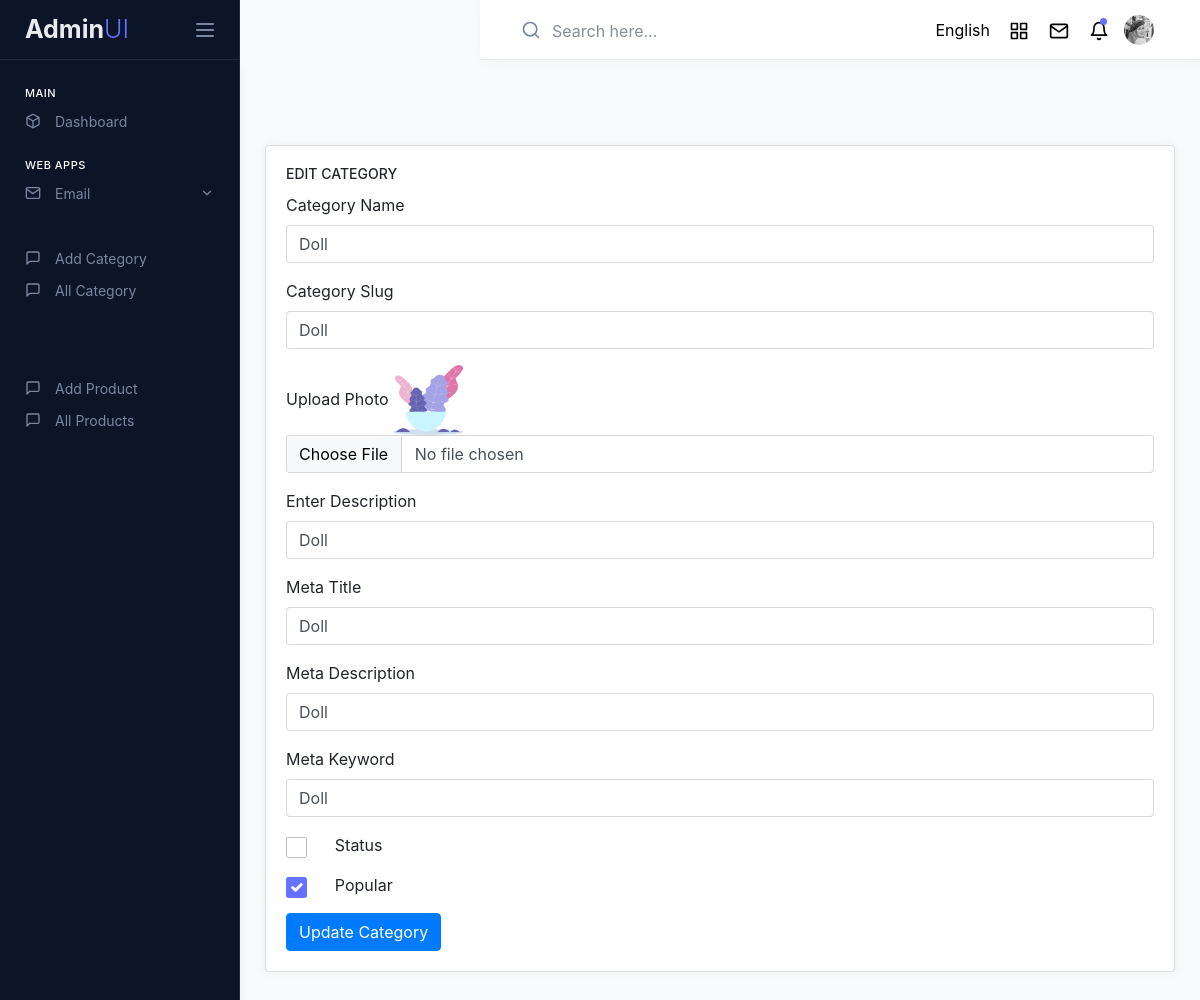
/admin/edit_category.php?id=37 (signed in), run on the app's committed database.
### tables this page shows
CREATE TABLE `categories` (
  `id` int(11) NOT NULL,
  `name` varchar(191) NOT NULL,
  `slug` varchar(191) NOT NULL,
  `description` mediumtext DEFAULT NULL,
  `status` tinyint(4) NOT NULL DEFAULT 0,
  `popular` tinyint(4) NOT NULL DEFAULT 0,
  `image` varchar(191) NOT NULL,
  `meta_title` varchar(191) NOT NULL,
  `meta_description` mediumtext NOT NULL,
  `meta_keywords` mediumtext DEFAULT NULL,
  `created_at` timestamp NOT NULL DEFAULT current_timestamp()
);

### functions/myfunctions.php (called while the page is built, shortened)
<?php
include("../config/dbconn.php");
function getById($table, $id)
{
    global $conn;
    $query = "SELECT * FROM $table WHERE id = '$id'";
    return $query_run = mysqli_query($conn, $query);
}

### admin/edit_category.php (the view, shortened to what this page needs)
<?php
include 'includes/header.php';
include 'includes/sidebar.php';
?>
<div class="page-wrapper">
    <?php
    include 'includes/navbar.php';
    ?>
    <div class="page-content">
        <div class="containers">
            <div class="row">
                <div class="col-md-12 grid-margin stretch-card">
                    <div class="card">
                        <div class="card-body">
                            <h6 class="card-title">Edit Category</h6>
                            <?php
                            if (isset($_GET['id'])) {
                                $id = $_GET['id'];
                                $category = getById("categories", $id);
                                if (mysqli_num_rows($category) > 0) {
                                    $data = mysqli_fetch_array($category);
                            ?>
                                    <form action="code.php" method="POST" enctype="multipart/form-data">
                                        <div class="mb-3">
                                            <label for="name" class="form-label">Category Name</label>
                                            <input type="text" class="form-control" id="name" name="name" autocomplete="off" value="<?= $data['name']; ?>">
                                        </div>
                                        <div class="mb-3">
                                            <label for="name" class="form-label">Category Slug</label>
                                            <input type="text" class="form-control" id="name" name="slug" autocomplete="off" value="<?= $data['slug']; ?>">
                                        </div>
                                        <div class="mb-3">
                                            <label for="name" class="form-label">Upload Photo</label>
                                            <img src="../uploads/<?= $data['image'] ?>" alt="category" style="width: 70px; height: 70px;">
                                            <input type="file" class="form-control" id="name" name="image" autocomplete="off">
                                        </div>
                                        <div class="mb-3">
                                            <label for="name" class="form-label">Enter Description</label>
                                            <input type="text" class="form-control" id="name" name="description" autocomplete="off" value="<?= $data['description']; ?>">
                                        </div>
                                        <div class="mb-3">
                                            <label for="name" class="form-label">Meta Title</label>
                                            <input type="text" class="form-control" id="name" name="meta_title" autocomplete="off" value="<?= $data['meta_title']; ?>">
                                        </div>
                                        <div class="mb-3">
                                            <label for="name" class="form-label">Meta Description</label>
                                            <input type="text" class="form-control" id="name" name="meta_description" autocomplete="off" value="<?= $data['meta_description']; ?>">
                                        </div>
                                        <div class="mb-3">
                                            <label for="name" class="form-label">Meta Keyword</label>
                                            <input type="text" class="form-control" id="name" name="meta_keywords" value="<?= $data['meta_keywords']; ?>">
                                        </div>
                                        <div class="box_check f-flex justify-content-between">
                                            <div class="form-check mb-3">
                                                <input type="checkbox" class="form-check-input" <?= $data['status'] ? "checked" : "" ?> name="status" id="status">
                                                <label class="form-check-label" for="status">
                                                    Status
                                                </label>
                                            </div>
                                            <div class="form-check mb-3">
                                                <input type="checkbox" class="form-check-input" <?= $data['popular'] ? "checked" : "" ?> name="popular" id="popular">
                                                <label class="form-check-label" for="popular">
                                                    Popular
                                                </label>
                                            </div>
                                        </div>
                                        <button type="submit" name="category_edit_btn" class="btn btn-primary me-2">Update Category</button>
                                    </form>
                            <?php
                                } else {
                                    echo "Category Not Found!";
                                }
                            } else {
                                echo 'ID Missing From URL!';
                            }
                            ?>
                        </div>
                    </div>
                </div>
            </div>
        </div>
    </div>
        <?php
        include 'includes/footer.php';
        ?>

### data on the page
categories: name "Doll", slug "Doll", image (picture), description "Doll", meta_title "Doll", meta_description "Doll", meta_keywords "Doll", popular "☑"
